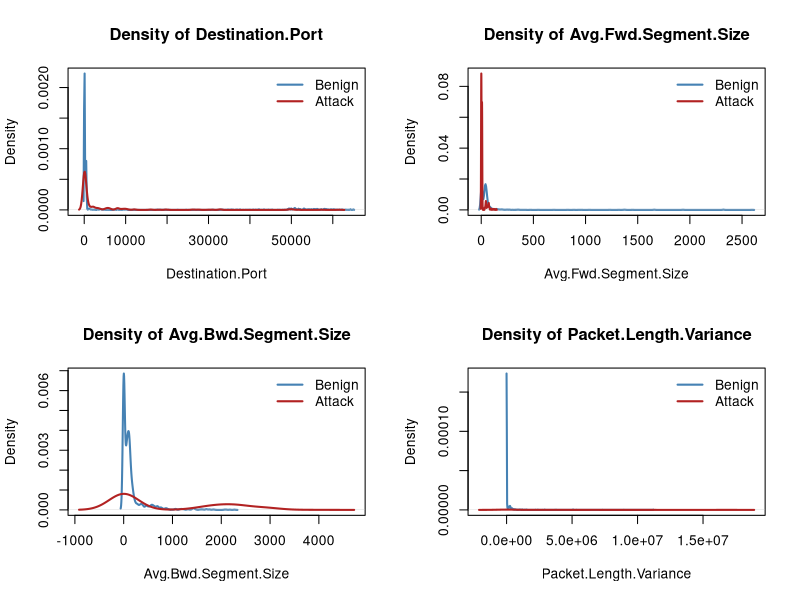
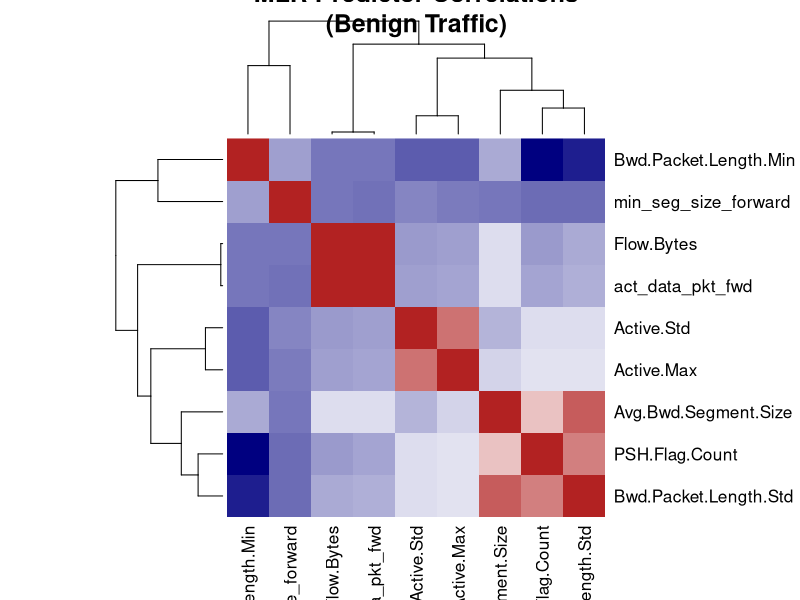
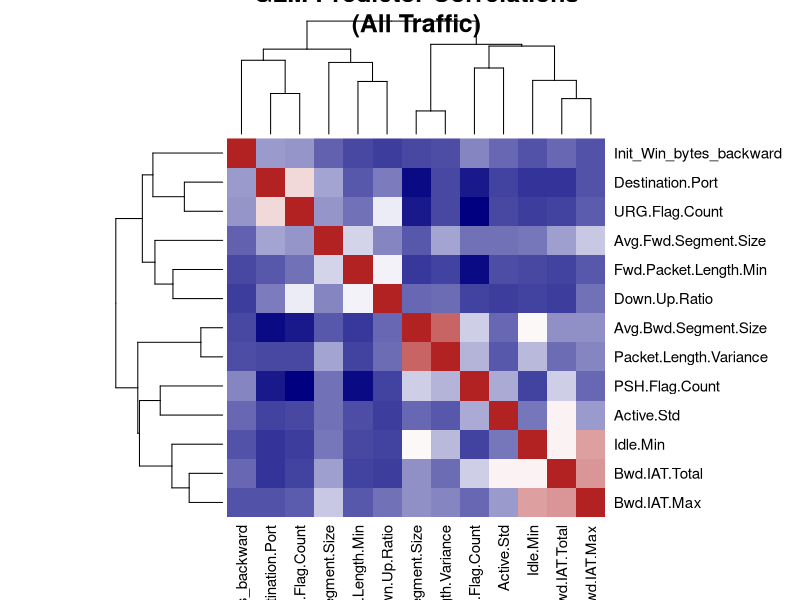
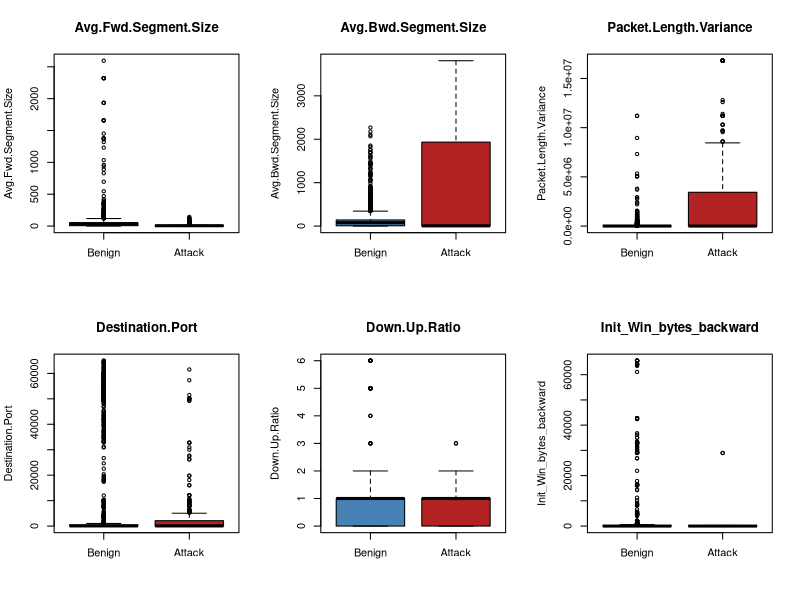

Recreate these plots in R, in order.
# Descriptive.R - Descriptive Statistics and Visualizations

library(readr)
library(dplyr)
library(ggplot2)

# Load data
mlr_data <- read_csv("mlr_data.csv", show_col_types = FALSE)
glm_data <- read_csv("glm_data.csv", show_col_types = FALSE)

# --- 1. Data Description ---
cat("\n========================================\n")
cat("CICIDS2017 NETWORK INTRUSION DATASET\n")
cat("========================================\n\n")

cat(sprintf("MLR dataset (benign traffic): %d rows, %d predictors + Flow.Bytes\n",
            nrow(mlr_data), ncol(mlr_data) - 1))
cat(sprintf("GLM dataset (all traffic):   %d rows, %d predictors + Attack_Flag\n\n",
            nrow(glm_data), ncol(glm_data) - 1))

# Attack rate
attack_rate <- mean(glm_data$Attack_Flag) * 100
cat(sprintf("Attack rate in GLM dataset: %.1f%%\n\n", attack_rate))

# --- 2. Summary Statistics ---

cat("--- MLR Dataset Summary (Flow.Bytes predictors, benign only) ---\n")
print(summary(mlr_data))
cat("\n")

cat("--- GLM Dataset Summary (Attack_Flag predictors, all traffic) ---\n")
print(summary(glm_data))
cat("\n")

# --- 3. Density Plots: Attack vs Benign Overlay ---

glm_data$Label <- ifelse(glm_data$Attack_Flag == 1, "Attack", "Benign")

features_to_plot <- c("Destination.Port", "Avg.Fwd.Segment.Size",
                       "Avg.Bwd.Segment.Size", "Packet.Length.Variance")

pdf("descriptive_density_plots.pdf", width = 10, height = 8)
par(mfrow = c(2, 2))
for (feat in features_to_plot) {
  benign_vals <- glm_data[[feat]][glm_data$Attack_Flag == 0]
  attack_vals <- glm_data[[feat]][glm_data$Attack_Flag == 1]

  dens_b <- density(benign_vals, na.rm = TRUE)
  dens_a <- density(attack_vals, na.rm = TRUE)

  ymax <- max(c(dens_b$y, dens_a$y))
  xrange <- range(c(dens_b$x, dens_a$x))

  plot(dens_b, main = paste("Density of", feat), xlab = feat,
       col = "steelblue", lwd = 2,
       xlim = xrange, ylim = c(0, ymax))
  lines(dens_a, col = "firebrick", lwd = 2)
  legend("topright", legend = c("Benign", "Attack"),
         col = c("steelblue", "firebrick"), lwd = 2, bty = "n")
}
par(mfrow = c(1, 1))
dev.off()
cat("Saved attack-vs-benign density plots to descriptive_density_plots.pdf\n\n")

# --- 4. Correlation Matrix ---

pdf("descriptive_correlation_plots.pdf", width = 10, height = 8)
par(mfrow = c(1, 2))

# MLR correlation
cor_mlr <- cor(mlr_data)
heatmap(cor_mlr, symm = TRUE, main = "MLR Predictor Correlations\n(Benign Traffic)",
        col = colorRampPalette(c("navy", "white", "firebrick"))(100))

# GLM correlation
cor_glm <- cor(glm_data %>% select(-Attack_Flag, -Label))
heatmap(cor_glm, symm = TRUE, main = "GLM Predictor Correlations\n(All Traffic)",
        col = colorRampPalette(c("navy", "white", "firebrick"))(100))

par(mfrow = c(1, 1))
dev.off()
cat("Saved correlation heatmaps to descriptive_correlation_plots.pdf\n\n")

# --- 5. Categorical Relationship: Port Category vs Attack_Flag ---
# IANA port ranges: well-known (0-1023), registered (1024-49151), dynamic (49152-65535).
# Two categorical variables: Port_Category (predictor) and Attack_Flag (response).

glm_data$Port_Category <- cut(
  glm_data$Destination.Port,
  breaks = c(-Inf, 1023, 49151, Inf),
  labels = c("Well-known", "Registered", "Dynamic")
)

port_attack_tab <- table(
  Port_Category = glm_data$Port_Category,
  Attack        = ifelse(glm_data$Attack_Flag == 1, "Yes", "No")
)
cat("--- Port Category vs Attack_Flag (counts) ---\n")
print(port_attack_tab)
cat("\n--- Row-wise attack rate by port category (%) ---\n")
print(round(prop.table(port_attack_tab, 1) * 100, 1))

chi <- chisq.test(port_attack_tab)
cat(sprintf("\nChi-square test: X^2 = %.2f, df = %d, p = %.3e\n\n",
            chi$statistic, chi$parameter, chi$p.value))

# --- 6. Comparative Benign vs Attack Distributions ---

top_features <- c("Avg.Fwd.Segment.Size", "Avg.Bwd.Segment.Size",
                  "Packet.Length.Variance", "Destination.Port",
                  "Down.Up.Ratio", "Init_Win_bytes_backward")

pdf("descriptive_boxplots.pdf", width = 10, height = 7)
par(mfrow = c(2, 3))
for (feat in top_features) {
  boxplot(glm_data[[feat]] ~ glm_data$Attack_Flag,
          names = c("Benign", "Attack"),
          main  = feat,
          ylab  = feat,
          xlab  = "",
          col   = c("steelblue", "firebrick"))
}
par(mfrow = c(1, 1))
dev.off()
cat("Saved comparative boxplots to descriptive_boxplots.pdf\n\n")

group_stats <- glm_data %>%
  group_by(Attack_Flag) %>%
  summarise(across(all_of(top_features),
                   list(mean = ~mean(.x, na.rm = TRUE),
                        sd   = ~sd(.x,   na.rm = TRUE)))) %>%
  as.data.frame()

cat("--- Group means and SDs (Attack_Flag: 0 = Benign, 1 = Attack) ---\n")
print(group_stats)

cat("\n=== Descriptive analysis complete ===\n")
